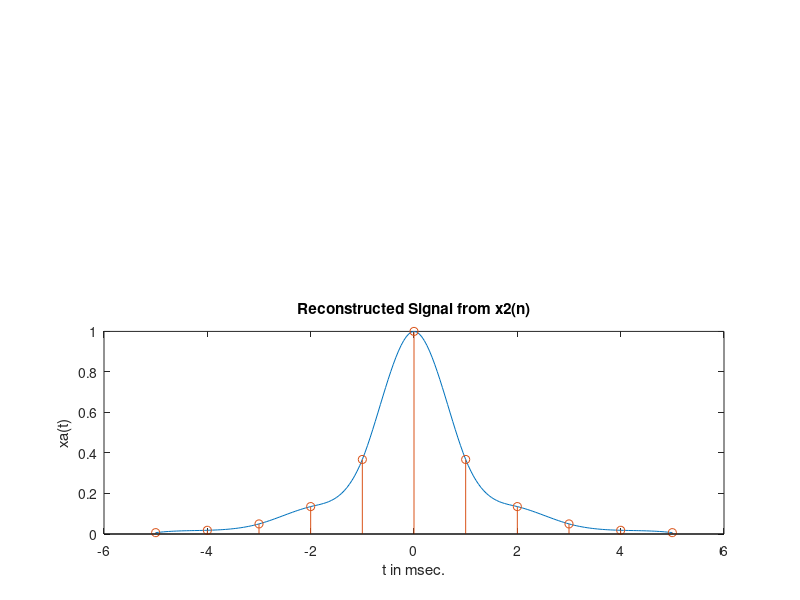

Source code (MATLAB):
% Chapter 3 : Example 3.21

%             Reconstruction and aliasing using cubic splines

%

% Discrete-time Signal x2(n)

Ts = 0.001; n = -5:1:5; nTs = n*Ts;

x = exp(-1000*abs(nTs));

% Analog Signal reconstruction

Dt = 0.00005;

t = -0.005:Dt:0.005;

xa = spline(nTs,x,t);

% check

error = max(abs(xa - exp(-1000*abs(t))))

% Plots

subplot(1,1,1)

subplot(2,1,2);plot(t*1000,xa);

xlabel('t in msec.'); ylabel('xa(t)')

title('Reconstructed Signal from x2(n)'); hold on

stem(n*Ts*1000,x); hold off
